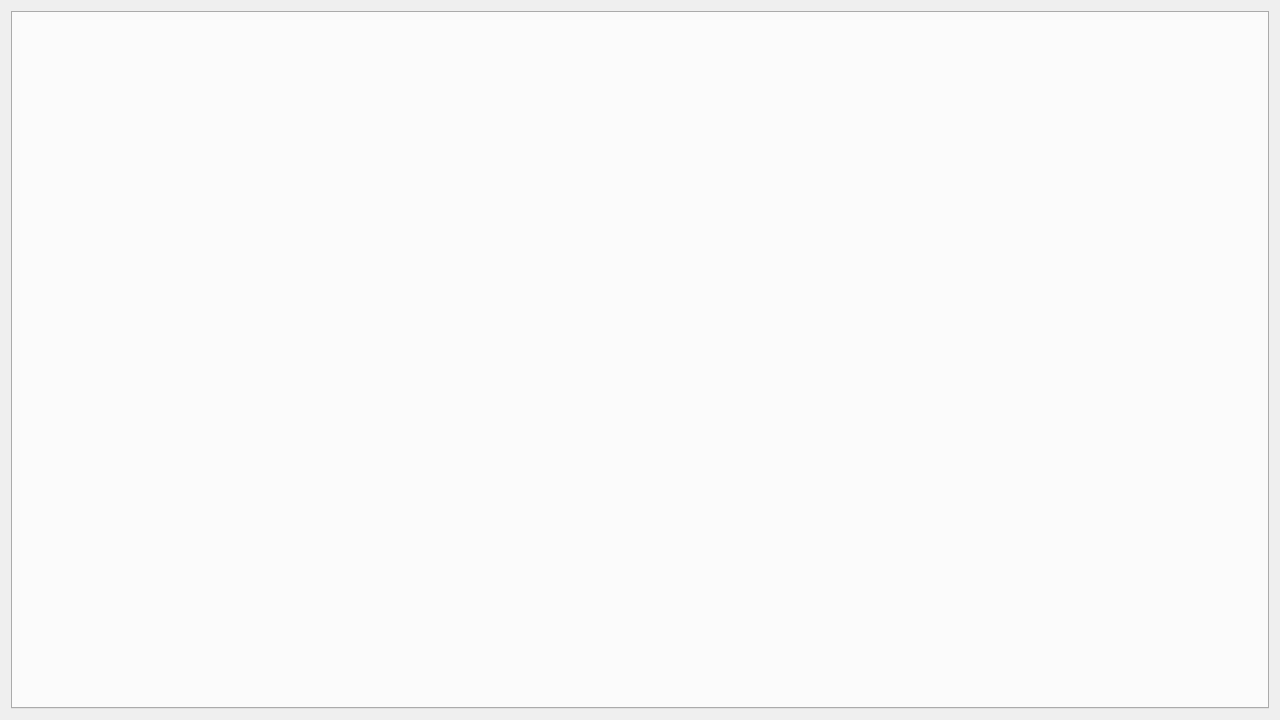
<?xml version="1.0" encoding="UTF-8"?>
<ui version="4.0">
 <class>MainWindow</class>
 <widget class="QMainWindow" name="MainWindow">
  <property name="geometry">
   <rect>
    <x>0</x>
    <y>0</y>
    <width>1280</width>
    <height>720</height>
   </rect>
  </property>
  <property name="minimumSize">
   <size>
    <width>1280</width>
    <height>720</height>
   </size>
  </property>
  <property name="windowTitle">
   <string>图书馆库存管理系统</string>
  </property>
  <widget class="QWidget" name="centralWidget">
   <property name="sizePolicy">
    <sizepolicy hsizetype="Expanding" vsizetype="Expanding">
     <horstretch>0</horstretch>
     <verstretch>0</verstretch>
    </sizepolicy>
   </property>
   <layout class="QGridLayout" name="gridLayout">
    <item row="0" column="0">
     <widget class="QTabWidget" name="tabWidget">
      <property name="currentIndex">
       <number>-1</number>
      </property>
     </widget>
    </item>
   </layout>
  </widget>
 </widget>
 <layoutdefault spacing="6" margin="11"/>
 <resources/>
 <connections/>
</ui>
